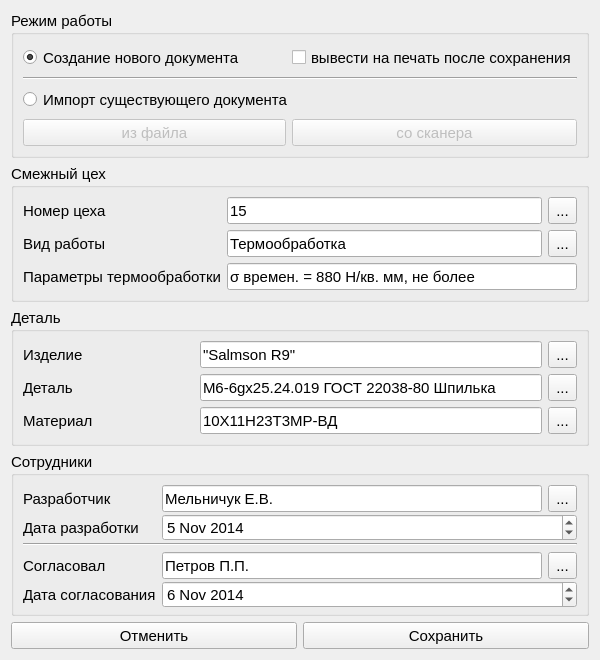
<?xml version="1.0" encoding="UTF-8"?>
<ui version="4.0">
 <class>createNewCardOfHarmonizationDialog</class>
 <widget class="QDialog" name="createNewCardOfHarmonizationDialog">
  <property name="geometry">
   <rect>
    <x>0</x>
    <y>0</y>
    <width>600</width>
    <height>660</height>
   </rect>
  </property>
  <property name="minimumSize">
   <size>
    <width>600</width>
    <height>660</height>
   </size>
  </property>
  <property name="font">
   <font>
    <pointsize>11</pointsize>
   </font>
  </property>
  <property name="windowTitle">
   <string>Создание нового документа карты согласования</string>
  </property>
  <property name="windowIcon">
   <iconset resource="resources.qrc">
    <normaloff>:/images/res/images/document.png</normaloff>:/images/res/images/document.png</iconset>
  </property>
  <layout class="QGridLayout" name="gridLayout_3">
   <item row="0" column="0" colspan="2">
    <widget class="QGroupBox" name="groupBox_2">
     <property name="title">
      <string>Режим работы</string>
     </property>
     <property name="checkable">
      <bool>false</bool>
     </property>
     <property name="checked">
      <bool>false</bool>
     </property>
     <layout class="QGridLayout" name="gridLayout_4">
      <item row="4" column="1">
       <widget class="QPushButton" name="pushButton_importFromScaner">
        <property name="enabled">
         <bool>false</bool>
        </property>
        <property name="minimumSize">
         <size>
          <width>0</width>
          <height>27</height>
         </size>
        </property>
        <property name="text">
         <string>со сканера</string>
        </property>
       </widget>
      </item>
      <item row="2" column="0" colspan="2">
       <widget class="Line" name="line_2">
        <property name="orientation">
         <enum>Qt::Horizontal</enum>
        </property>
       </widget>
      </item>
      <item row="4" column="0">
       <widget class="QPushButton" name="pushButton_importFromFile">
        <property name="enabled">
         <bool>false</bool>
        </property>
        <property name="minimumSize">
         <size>
          <width>0</width>
          <height>27</height>
         </size>
        </property>
        <property name="text">
         <string>из файла</string>
        </property>
       </widget>
      </item>
      <item row="3" column="0" colspan="2">
       <widget class="QRadioButton" name="radioButton_importExistingDocument">
        <property name="minimumSize">
         <size>
          <width>0</width>
          <height>27</height>
         </size>
        </property>
        <property name="text">
         <string>Импорт существующего документа</string>
        </property>
       </widget>
      </item>
      <item row="0" column="0">
       <widget class="QRadioButton" name="radioButton_createNewDocument">
        <property name="minimumSize">
         <size>
          <width>0</width>
          <height>27</height>
         </size>
        </property>
        <property name="text">
         <string>Создание нового документа</string>
        </property>
        <property name="checked">
         <bool>true</bool>
        </property>
       </widget>
      </item>
      <item row="0" column="1">
       <widget class="QCheckBox" name="checkBox">
        <property name="minimumSize">
         <size>
          <width>0</width>
          <height>27</height>
         </size>
        </property>
        <property name="text">
         <string>вывести на печать после сохранения</string>
        </property>
       </widget>
      </item>
     </layout>
    </widget>
   </item>
   <item row="1" column="0" colspan="2">
    <widget class="QGroupBox" name="groupBox_workshop">
     <property name="title">
      <string>Смежный цех</string>
     </property>
     <layout class="QGridLayout" name="gridLayout">
      <item row="0" column="1">
       <widget class="QLineEdit" name="lineEdit_2">
        <property name="minimumSize">
         <size>
          <width>0</width>
          <height>27</height>
         </size>
        </property>
        <property name="text">
         <string>15</string>
        </property>
        <property name="readOnly">
         <bool>true</bool>
        </property>
       </widget>
      </item>
      <item row="0" column="2">
       <widget class="QToolButton" name="toolButton_2">
        <property name="minimumSize">
         <size>
          <width>0</width>
          <height>27</height>
         </size>
        </property>
        <property name="text">
         <string>...</string>
        </property>
       </widget>
      </item>
      <item row="1" column="1">
       <widget class="QLineEdit" name="lineEdit">
        <property name="minimumSize">
         <size>
          <width>0</width>
          <height>27</height>
         </size>
        </property>
        <property name="text">
         <string>Термообработка</string>
        </property>
        <property name="readOnly">
         <bool>true</bool>
        </property>
       </widget>
      </item>
      <item row="1" column="2">
       <widget class="QToolButton" name="toolButton">
        <property name="minimumSize">
         <size>
          <width>0</width>
          <height>27</height>
         </size>
        </property>
        <property name="text">
         <string>...</string>
        </property>
       </widget>
      </item>
      <item row="0" column="0">
       <widget class="QLabel" name="label">
        <property name="minimumSize">
         <size>
          <width>0</width>
          <height>27</height>
         </size>
        </property>
        <property name="text">
         <string>Номер цеха</string>
        </property>
       </widget>
      </item>
      <item row="1" column="0">
       <widget class="QLabel" name="label_2">
        <property name="minimumSize">
         <size>
          <width>0</width>
          <height>27</height>
         </size>
        </property>
        <property name="text">
         <string>Вид работы</string>
        </property>
       </widget>
      </item>
      <item row="2" column="0">
       <widget class="QLabel" name="label_10">
        <property name="minimumSize">
         <size>
          <width>0</width>
          <height>27</height>
         </size>
        </property>
        <property name="text">
         <string>Параметры термообработки</string>
        </property>
       </widget>
      </item>
      <item row="2" column="1" colspan="2">
       <widget class="QLineEdit" name="lineEdit_8">
        <property name="minimumSize">
         <size>
          <width>0</width>
          <height>27</height>
         </size>
        </property>
        <property name="text">
         <string>σ времен. = 880 Н/кв. мм, не более</string>
        </property>
       </widget>
      </item>
     </layout>
    </widget>
   </item>
   <item row="2" column="0" colspan="2">
    <widget class="QGroupBox" name="groupBox_detail">
     <property name="title">
      <string>Деталь</string>
     </property>
     <layout class="QGridLayout" name="gridLayout_6">
      <item row="1" column="0">
       <widget class="QLabel" name="label_3">
        <property name="minimumSize">
         <size>
          <width>0</width>
          <height>27</height>
         </size>
        </property>
        <property name="text">
         <string>Деталь</string>
        </property>
       </widget>
      </item>
      <item row="1" column="4">
       <widget class="QToolButton" name="toolButton_3">
        <property name="minimumSize">
         <size>
          <width>0</width>
          <height>27</height>
         </size>
        </property>
        <property name="text">
         <string>...</string>
        </property>
       </widget>
      </item>
      <item row="2" column="4">
       <widget class="QToolButton" name="toolButton_6">
        <property name="minimumSize">
         <size>
          <width>0</width>
          <height>27</height>
         </size>
        </property>
        <property name="text">
         <string>...</string>
        </property>
       </widget>
      </item>
      <item row="2" column="0">
       <widget class="QLabel" name="label_8">
        <property name="minimumSize">
         <size>
          <width>0</width>
          <height>27</height>
         </size>
        </property>
        <property name="text">
         <string>Материал</string>
        </property>
       </widget>
      </item>
      <item row="0" column="0">
       <widget class="QLabel" name="label_9">
        <property name="minimumSize">
         <size>
          <width>0</width>
          <height>27</height>
         </size>
        </property>
        <property name="text">
         <string>Изделие</string>
        </property>
       </widget>
      </item>
      <item row="0" column="4">
       <widget class="QToolButton" name="toolButton_7">
        <property name="minimumSize">
         <size>
          <width>0</width>
          <height>27</height>
         </size>
        </property>
        <property name="text">
         <string>...</string>
        </property>
       </widget>
      </item>
      <item row="2" column="2" colspan="2">
       <widget class="QLineEdit" name="lineEdit_4">
        <property name="minimumSize">
         <size>
          <width>0</width>
          <height>27</height>
         </size>
        </property>
        <property name="text">
         <string>10Х11Н23Т3МР-ВД</string>
        </property>
       </widget>
      </item>
      <item row="1" column="2" colspan="2">
       <widget class="QLineEdit" name="lineEdit_3">
        <property name="minimumSize">
         <size>
          <width>0</width>
          <height>27</height>
         </size>
        </property>
        <property name="text">
         <string>М6-6gx25.24.019 ГОСТ 22038-80 Шпилька</string>
        </property>
        <property name="readOnly">
         <bool>true</bool>
        </property>
       </widget>
      </item>
      <item row="0" column="2" colspan="2">
       <widget class="QLineEdit" name="lineEdit_7">
        <property name="minimumSize">
         <size>
          <width>0</width>
          <height>27</height>
         </size>
        </property>
        <property name="text">
         <string>&quot;Salmson R9&quot;</string>
        </property>
       </widget>
      </item>
     </layout>
    </widget>
   </item>
   <item row="3" column="0" colspan="2">
    <widget class="QGroupBox" name="groupBox">
     <property name="title">
      <string>Сотрудники</string>
     </property>
     <layout class="QGridLayout" name="gridLayout_2">
      <item row="0" column="2">
       <widget class="QToolButton" name="toolButton_5">
        <property name="minimumSize">
         <size>
          <width>0</width>
          <height>27</height>
         </size>
        </property>
        <property name="text">
         <string>...</string>
        </property>
       </widget>
      </item>
      <item row="3" column="1">
       <widget class="QLineEdit" name="lineEdit_6">
        <property name="minimumSize">
         <size>
          <width>0</width>
          <height>27</height>
         </size>
        </property>
        <property name="text">
         <string>Петров П.П.</string>
        </property>
        <property name="readOnly">
         <bool>true</bool>
        </property>
       </widget>
      </item>
      <item row="3" column="2">
       <widget class="QToolButton" name="toolButton_4">
        <property name="minimumSize">
         <size>
          <width>0</width>
          <height>27</height>
         </size>
        </property>
        <property name="text">
         <string>...</string>
        </property>
       </widget>
      </item>
      <item row="4" column="0">
       <widget class="QLabel" name="label_7">
        <property name="minimumSize">
         <size>
          <width>0</width>
          <height>27</height>
         </size>
        </property>
        <property name="text">
         <string>Дата согласования</string>
        </property>
       </widget>
      </item>
      <item row="4" column="1" colspan="2">
       <widget class="QDateEdit" name="dateEdit_2">
        <property name="minimumSize">
         <size>
          <width>0</width>
          <height>27</height>
         </size>
        </property>
        <property name="readOnly">
         <bool>false</bool>
        </property>
        <property name="date">
         <date>
          <year>2014</year>
          <month>11</month>
          <day>6</day>
         </date>
        </property>
       </widget>
      </item>
      <item row="0" column="0">
       <widget class="QLabel" name="label_4">
        <property name="minimumSize">
         <size>
          <width>0</width>
          <height>27</height>
         </size>
        </property>
        <property name="text">
         <string>Разработчик</string>
        </property>
       </widget>
      </item>
      <item row="0" column="1">
       <widget class="QLineEdit" name="lineEdit_5">
        <property name="minimumSize">
         <size>
          <width>0</width>
          <height>27</height>
         </size>
        </property>
        <property name="text">
         <string>Мельничук Е.В.</string>
        </property>
        <property name="readOnly">
         <bool>true</bool>
        </property>
       </widget>
      </item>
      <item row="1" column="1" colspan="2">
       <widget class="QDateEdit" name="dateEdit">
        <property name="minimumSize">
         <size>
          <width>0</width>
          <height>27</height>
         </size>
        </property>
        <property name="readOnly">
         <bool>false</bool>
        </property>
        <property name="date">
         <date>
          <year>2014</year>
          <month>11</month>
          <day>5</day>
         </date>
        </property>
       </widget>
      </item>
      <item row="1" column="0">
       <widget class="QLabel" name="label_6">
        <property name="minimumSize">
         <size>
          <width>0</width>
          <height>27</height>
         </size>
        </property>
        <property name="text">
         <string>Дата разработки</string>
        </property>
       </widget>
      </item>
      <item row="3" column="0">
       <widget class="QLabel" name="label_5">
        <property name="minimumSize">
         <size>
          <width>0</width>
          <height>27</height>
         </size>
        </property>
        <property name="text">
         <string>Согласовал</string>
        </property>
       </widget>
      </item>
      <item row="2" column="0" colspan="3">
       <widget class="Line" name="line">
        <property name="orientation">
         <enum>Qt::Horizontal</enum>
        </property>
       </widget>
      </item>
     </layout>
    </widget>
   </item>
   <item row="5" column="0">
    <widget class="QPushButton" name="pushButton_cancel">
     <property name="minimumSize">
      <size>
       <width>0</width>
       <height>27</height>
      </size>
     </property>
     <property name="text">
      <string>Отменить</string>
     </property>
    </widget>
   </item>
   <item row="5" column="1">
    <widget class="QPushButton" name="pushButton_save">
     <property name="minimumSize">
      <size>
       <width>0</width>
       <height>27</height>
      </size>
     </property>
     <property name="text">
      <string>Сохранить</string>
     </property>
    </widget>
   </item>
  </layout>
 </widget>
 <resources>
  <include location="resources.qrc"/>
 </resources>
 <connections/>
</ui>
